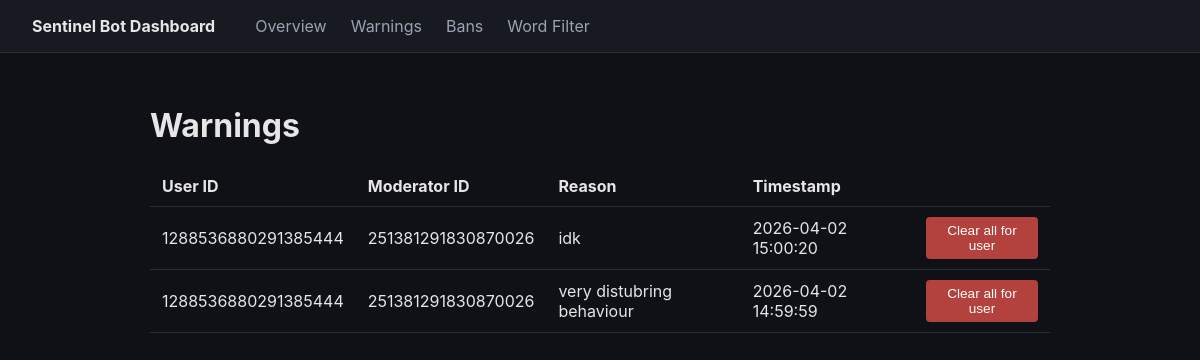
Before: /warnings with the older database file.
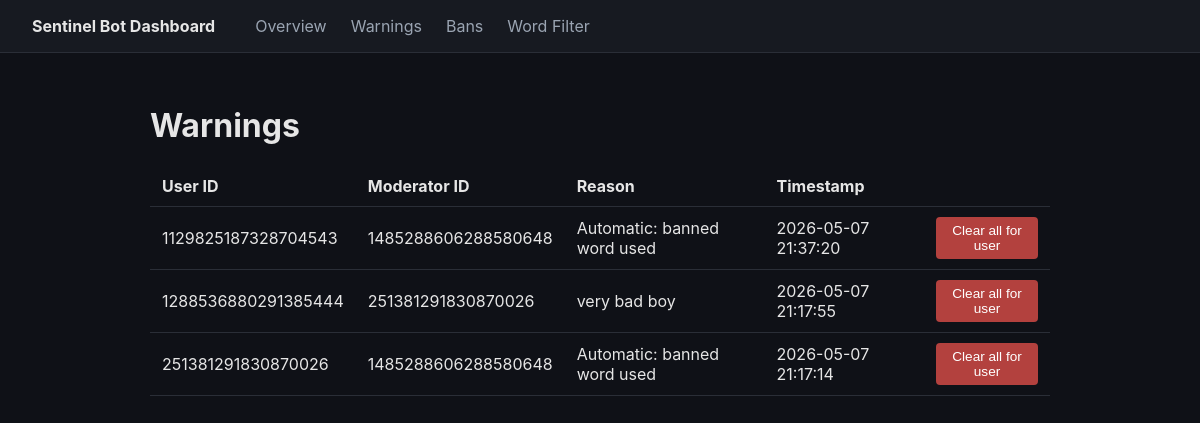
After: the same page with the newer database file.
### tables this page shows
CREATE TABLE warnings (
            id INTEGER PRIMARY KEY AUTOINCREMENT,
            user_id INTEGER NOT NULL,
            moderator_id INTEGER NOT NULL,
            reason TEXT NOT NULL,
            timestamp DATETIME DEFAULT CURRENT_TIMESTAMP
        );

### dashboard.py (the view)
@app.route("/warnings")
def warnings_page():
    rows = get_all_warnings()
    return render_template("warnings.html", warnings=rows)

### database.py (called while the page is built)
def get_all_warnings():
    conn = sqlite3.connect(DB_PATH)
    cursor = conn.cursor()
    cursor.execute("""
        SELECT id, user_id, moderator_id, reason, timestamp
        FROM warnings
        ORDER BY timestamp DESC
    """)
    rows = cursor.fetchall()
    conn.close()
    return rows

### templates/warnings.html (shortened to what this page needs)
{% extends "base.html" %}
{% block content %}
    <h1>Warnings</h1>
    {% if warnings %}
    <table>
        <thead>
            <tr>
                <th>User ID</th>
                <th>Moderator ID</th>
                <th>Reason</th>
                <th>Timestamp</th>
                <th></th>
            </tr>
        </thead>
        <tbody>
            {% for id, user_id, moderator_id, reason, timestamp in warnings %}
            <tr>
                <td>{{ user_id }}</td>
                <td>{{ moderator_id }}</td>
                <td>{{ reason }}</td>
                <td>{{ timestamp }}</td>
                <td>
                    <form method="post"
                          action="{{ url_for('clear_user_warnings', user_id=user_id) }}"
                          onsubmit="return confirm('Clear ALL warnings for user {{ user_id }}?');">
                        <button type="submit">Clear all for user</button>
                    </form>
                </td>
            </tr>
            {% endfor %}
        </tbody>
    </table>
    {% else %}
        <p>No warnings recorded yet.</p>
    {% endif %}
{% endblock %}

### templates/base.html (shortened to what this page needs)
<!DOCTYPE html>
<html lang="en">
<head>
    <link rel="stylesheet" href="{{ url_for('static', filename='style.css') }}">
</head>
<body>
    <nav class="navbar">
        <span class="brand">Sentinel Bot Dashboard</span>
        <a href="{{ url_for('index') }}">Overview</a>
        <a href="{{ url_for('warnings_page') }}">Warnings</a>
        <a href="{{ url_for('bans_page') }}">Bans</a>
        <a href="{{ url_for('filters_page') }}">Word Filter</a>
    </nav>
    <main>
        {% block content %}{% endblock %}
    </main>
</body>
</html>

### static/style.css (style rules this page uses)
body { font-family: -apple-system, "Segoe UI", Roboto, Arial, sans-serif; margin: 0; background: #0f1117; color: #e6e6e6; }
.navbar { display: flex; align-items: center; gap: 1.5rem; padding: 1rem 2rem; background: #171a21; border-bottom: 1px solid #2a2e37; }
.navbar .brand { font-weight: bold; margin-right: 1rem; }
.navbar a { color: #9aa4b2; text-decoration: none; }
main { padding: 2rem; max-width: 900px; margin: 0 auto; }
table { width: 100%; border-collapse: collapse; }
th, td { text-align: left; padding: 0.6rem 0.75rem; border-bottom: 1px solid #2a2e37; }
button { background: #b3413e; color: white; border: none; padding: 0.4rem 0.8rem; border-radius: 4px; cursor: pointer; font-size: 0.85rem; }

Changed rows visible on the page:
removed warnings: user "1288536880291385444", moderator "251381291830870026", reason "idk", timestamp "2026-04-02 15:00:20"
removed warnings: user "1288536880291385444", moderator "251381291830870026", reason "very distubring behaviour", timestamp "2026-04-02 14:59:59"
added warnings: user "1129825187328704543", moderator "1485288606288580648", reason "Automatic: banned word used", timestamp "2026-05-07 21:37:20"
added warnings: user "1288536880291385444", moderator "251381291830870026", reason "very bad boy", timestamp "2026-05-07 21:17:55"
added warnings: user "251381291830870026", moderator "1485288606288580648", reason "Automatic: banned word used", timestamp "2026-05-07 21:17:14"
